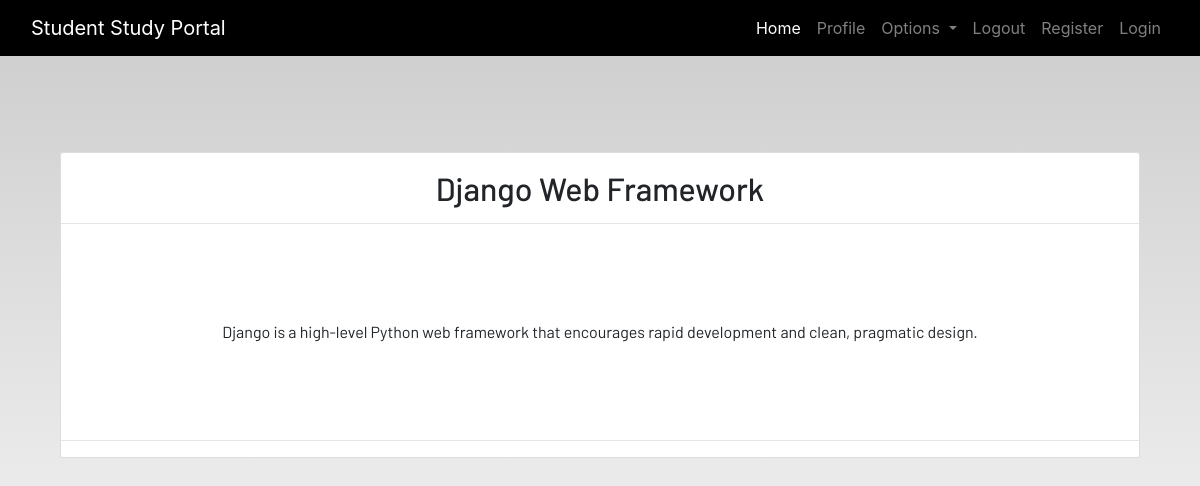
Screenshot of /homework/notes_detail/1 with the database file from the repository.
### app/models.py (models this page shows, shortened)
class Notes(models.Model):
    user = models.ForeignKey(User, on_delete=models.CASCADE)
    title = models.CharField(max_length=200, unique=True)
    slug = models.SlugField(max_length=200, unique=True)
    description = models.TextField()
    created_on = models.DateTimeField(auto_now_add=True)
    class Meta:
        verbose_name = 'notes'
        verbose_name_plural = "notes"

### app/views.py (the view)
# urls.py: path('notes_detail/<int:pk>', views.NoteDetailView.as_view(), name="notes-detail"),
class NoteDetailView(DetailView):
    model = Notes

### app/templates/app/notes_detail.html
{% extends 'app/base.html' %}
{% load static %}
{% block content %}
<section class='text-center container'>
    <div class="container">
        <div class="content-section p-0 mt-5">
            <div class="m-3">
                <h2>{{notes.title}}</h2>
            </div>
            <hr class="p-0 m-0">
            <p class="description m-5 p-5">
                {{notes.description}}
            </p>
            <hr>
        </div>
    </div>
</section>
{% endblock content %}

### static/css/style.css (style rules this page uses)
html { scroll-behavior: smooth; height: 100%; width: 100%; }
html, body { max-width: 100%; overflow-x: hidden; height: 100%; width: 100%; }
body { background: linear-gradient(rgba(0, 0, 0, 0.2), rgba(255, 255, 255, 0.5)); overflow-x: hidden; background-repeat: no-repeat; }
.content-section { background: #ffffff; padding: 10px 20px; border: 1px solid #dddddd; border-radius: 3px; margin-bottom: 20px; }

### rows the page displays
Notes: title "Django Web Framework", description "Django is a high-level Python web framework that encourages rapid development and clean, pragmatic design."
